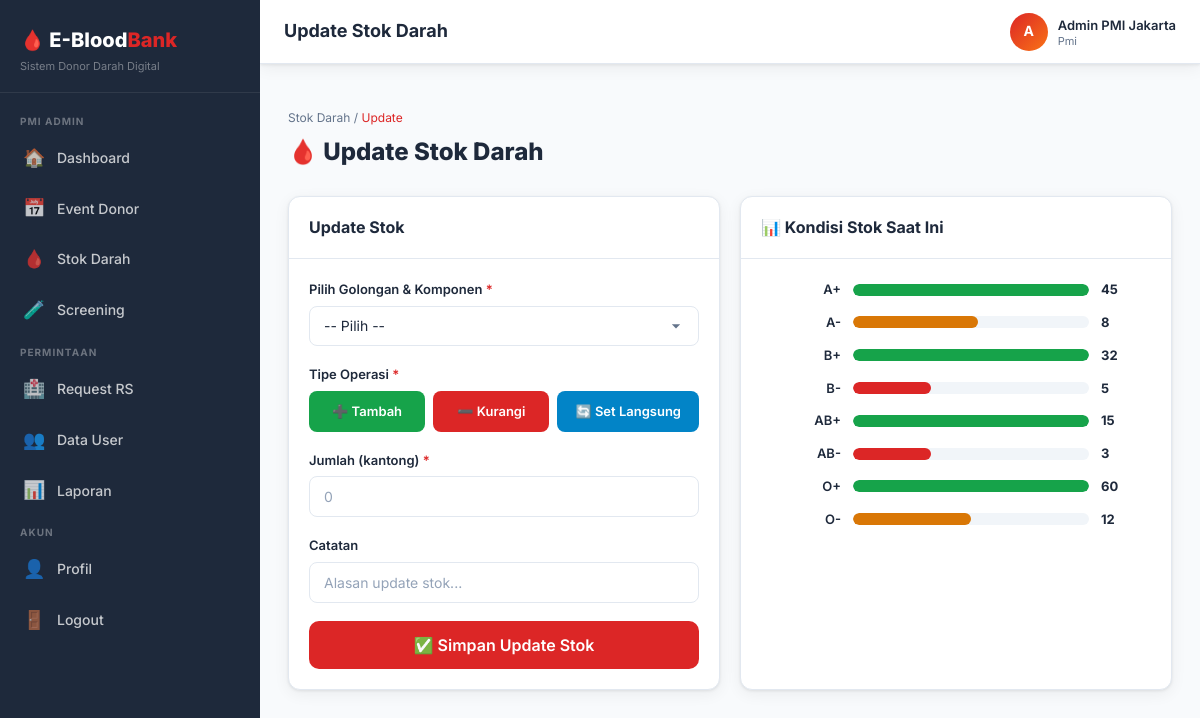
/index.php?page=admin_stock_update (signed in), run on the app's committed database.
### tables this page shows
CREATE TABLE IF NOT EXISTS users (
    id INT AUTO_INCREMENT PRIMARY KEY,
    nik VARCHAR(20) UNIQUE,
    name VARCHAR(100) NOT NULL,
    email VARCHAR(100) UNIQUE NOT NULL,
    password VARCHAR(255) NOT NULL,
    role ENUM('donor', 'pmi', 'rs') NOT NULL DEFAULT 'donor',
    blood_type ENUM('A', 'B', 'AB', 'O') DEFAULT NULL,
    rhesus ENUM('+', '-') DEFAULT NULL,
    phone VARCHAR(20),
    address TEXT,
    last_donation DATE DEFAULT NULL,
    total_donations INT DEFAULT 0,
    hospital_name VARCHAR(150) DEFAULT NULL,
    is_active TINYINT(1) DEFAULT 1,
    created_at TIMESTAMP DEFAULT CURRENT_TIMESTAMP,
    updated_at TIMESTAMP DEFAULT CURRENT_TIMESTAMP ON UPDATE CURRENT_TIMESTAMP
);

CREATE TABLE IF NOT EXISTS blood_stock (
    id INT AUTO_INCREMENT PRIMARY KEY,
    blood_type ENUM('A', 'B', 'AB', 'O') NOT NULL,
    rhesus ENUM('+', '-') NOT NULL,
    component ENUM('Whole Blood', 'PRC', 'Trombosit', 'FFP', 'WB') DEFAULT 'Whole Blood',
    quantity INT DEFAULT 0,
    min_stock INT DEFAULT 10,
    updated_at TIMESTAMP DEFAULT CURRENT_TIMESTAMP ON UPDATE CURRENT_TIMESTAMP,
    UNIQUE KEY unique_stock (blood_type, rhesus, component)
);

### index.php (called while the page is built, shortened)
<?php
require_once __DIR__ . '/core/auth.php';
require_once __DIR__ . '/core/helper.php';
require_once __DIR__ . '/routes.php';

### core/auth.php (called while the page is built, shortened)
<?php
require_once __DIR__ . '/helper.php';
function isLoggedIn() {
    return isset($_SESSION['user_id']);
}
function currentUser() {
    $db = getDB();
    $stmt = $db->prepare("SELECT * FROM users WHERE id = ? LIMIT 1");
    $stmt->execute([$_SESSION['user_id']]);
    return $stmt->fetch();
}
function hasRole($role) {
    return isLoggedIn() && $_SESSION['user_role'] === $role;
}

### core/helper.php (called while the page is built, shortened)
<?php
function sanitize($input) {
    return htmlspecialchars(strip_tags(trim($input)), ENT_QUOTES, 'UTF-8');
}

### modules/stock/update.php (the view, shortened to what this page needs)
<?php
$pageTitle   = 'Update Stok Darah';
$db   = getDB();
$stocks = $db->query("SELECT * FROM blood_stock ORDER BY blood_type, rhesus, component")->fetchAll();
include __DIR__.'/../../views/layouts/header.php';
?>
<div class="page-header">
  <div><div class="breadcrumb"><a href="/ebloodbank/index.php?page=admin_stock">Stok Darah</a> / <span>Update</span></div><h2>🩸 Update Stok Darah</h2></div>
</div>
<div style="display:grid;grid-template-columns:1fr 1fr;gap:20px">
<div class="card">
  <div class="card-header"><h3>Update Stok</h3></div>
  <div class="card-body">
    <form method="POST">
      <div class="form-group">
        <label class="form-label">Pilih Golongan & Komponen <span class="req">*</span></label>
        <select name="stock_id" class="form-control" required>
          <option value="">-- Pilih --</option>
        </select>
      </div>
      <div class="form-group">
        <label class="form-label">Tipe Operasi <span class="req">*</span></label>
        <div style="display:grid;grid-template-columns:repeat(3,1fr);gap:8px">
          <?php foreach(['add'=>['➕','Tambah','success'],'subtract'=>['➖','Kurangi','danger'],'set'=>['🔄','Set Langsung','info']] as $v=>[$icon,$lbl,$cls]): ?>
            <label style="cursor:pointer">
              <div class="btn btn-<?=$cls?> btn-block" style="justify-content:center;font-size:13px"><?=$icon?> <?=$lbl?></div>
            </label>
          <?php endforeach; ?>
        </div>
      </div>
      <div class="form-group">
        <label class="form-label">Jumlah (kantong) <span class="req">*</span></label>
        <input type="number" name="amount" class="form-control" min="0" placeholder="0" required>
      </div>
      <div class="form-group">
        <label class="form-label">Catatan</label>
        <input type="text" name="notes" class="form-control" placeholder="Alasan update stok...">
      </div>
      <button type="submit" class="btn btn-primary btn-block btn-lg">✅ Simpan Update Stok</button>
    </form>
  </div>
</div>
<div class="card">
  <div class="card-header"><h3>📊 Kondisi Stok Saat Ini</h3></div>
  <div class="card-body">
    <div class="bar-chart">
      <?php
      $wholeBloods = array_filter($stocks,fn($s)=>$s['component']==='Whole Blood');
      foreach($wholeBloods as $s):
        $pct = min(100, round($s['quantity']/max(1,$s['min_stock']*3)*100));
        $color = $s['quantity']<=$s['min_stock']?'#dc2626':($s['quantity']<=$s['min_stock']*2?'#d97706':'#16a34a');
      ?>
        <div class="bar-item">
          <div class="bar-label" style="font-size:13px"><?=$s['blood_type'].$s['rhesus']?></div>
          <div class="bar-track"><div class="bar-fill" data-width="<?=$pct?>" style="width:<?=$pct?>%;background:<?=$color?>"></div></div>
          <div class="bar-val"><?=$s['quantity']?></div>
        </div>
      <?php endforeach; ?>
    </div>
  </div>
</div>
</div>
<?php include __DIR__.'/../../views/layouts/footer.php'; ?>

### views/layouts/header.php (shortened to what this page needs)
<?php
$user = currentUser();
$currentPage = $_GET['page'] ?? 'dashboard';
function navItem($icon, $label, $page, $currentPage) {
    $active = $currentPage === $page ? 'active' : '';
    return "<a class='nav-item $active' href='/ebloodbank/index.php?page=$page'>
        <span class='nav-icon'>$icon</span> $label
    </a>";
}
?>
<!DOCTYPE html>
<html lang="id">
<head>
<link rel="stylesheet" href="/ebloodbank/public/css/style.css">
</head>
<body>
<div class="app-layout">
<aside class="sidebar" id="sidebar">
  <div class="sidebar-logo">
    <h2>🩸 E-Blood<span>Bank</span></h2>
    <p>Sistem Donor Darah Digital</p>
  </div>
  <nav class="sidebar-nav">
  <?php if (hasRole('donor')): ?>
    <div class="nav-section">Donor</div>
    <?= navItem('🏠', 'Dashboard', 'dashboard', $currentPage) ?>
    <?= navItem('📅', 'Event Donor', 'events', $currentPage) ?>
    <?= navItem('🎫', 'Booking Saya', 'my_bookings', $currentPage) ?>
    <?= navItem('📋', 'Riwayat Donor', 'history', $currentPage) ?>
    <?= navItem('👤', 'Profil', 'profile', $currentPage) ?>
  <?php elseif (hasRole('pmi')): ?>
    <div class="nav-section">PMI Admin</div>
    <?= navItem('🏠', 'Dashboard', 'admin_dashboard', $currentPage) ?>
    <?= navItem('📅', 'Event Donor', 'admin_events', $currentPage) ?>
    <?= navItem('🩸', 'Stok Darah', 'admin_stock', $currentPage) ?>
    <?= navItem('🧪', 'Screening', 'admin_screening', $currentPage) ?>
    <div class="nav-section">Permintaan</div>
    <?= navItem('🏥', 'Request RS', 'admin_requests', $currentPage) ?>
    <?= navItem('👥', 'Data User', 'admin_users', $currentPage) ?>
    <?= navItem('📊', 'Laporan', 'reports', $currentPage) ?>
  <?php endif; ?>
    <div class="nav-section" style="margin-top:auto">Akun</div>
    <?= navItem('👤', 'Profil', 'profile', $currentPage) ?>
    <a class="nav-item" href="/ebloodbank/index.php?page=logout" data-confirm="Yakin mau logout?">
      <span class="nav-icon">🚪</span> Logout
    </a>
  </nav>
</aside>
<div class="main-content">
  <header class="topbar">
    <div class="d-flex align-center gap-3">
      <div class="topbar-left">
        <h1><?= $pageTitle ?? 'Dashboard' ?></h1>
      </div>
    </div>
    <div class="topbar-right">
      <div class="topbar-user">
        <div class="user-avatar"><?= strtoupper(substr($user['name'] ?? 'U', 0, 1)) ?></div>
        <div class="user-info">
          <strong><?= sanitize($user['name'] ?? '') ?></strong>
          <span><?= ucfirst($user['role'] ?? '') ?></span>
        </div>
      </div>
    </div>
  </header>
  <main class="page-body">

### data on the page
users: name "A", name "Admin PMI Jakarta", role "Pmi"
blood_stock: blood_type "A", rhesus "+", quantity "45"
blood_stock: blood_type "A", rhesus "-", min_stock 5 (drawn), quantity "8"
blood_stock: blood_type "B", rhesus "+", quantity "32"
blood_stock: blood_type "B", rhesus "-", quantity "5"
blood_stock: blood_type "AB", rhesus "+", quantity "15"
blood_stock: blood_type "AB", rhesus "-", quantity "3"
blood_stock: blood_type "O", rhesus "+", quantity "60"
blood_stock: blood_type "O", rhesus "-", min_stock 8 (drawn), quantity "12"

### other printed values
$icon "🏠 📅 🩸 🧪 🏥 👥 📊 👤"
$label "Dashboard Event Donor Stok Darah Screening Request RS Data User Laporan Profil"
$pageTitle "Update Stok Darah"
$icon "➕"
$lbl "Tambah"
$icon "➖"
$lbl "Kurangi"
$icon "🔄"
$lbl "Set Langsung"
